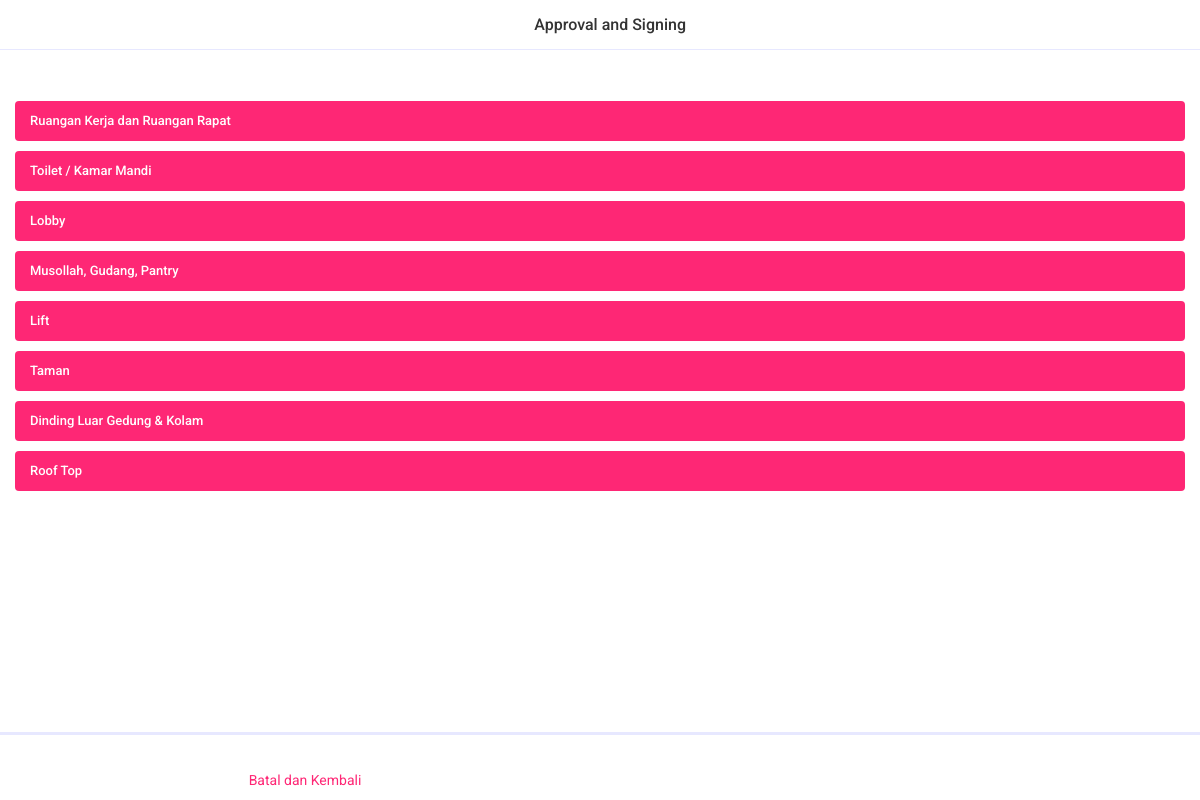
Page /profile=maker/notification/check_kebersihan_id=18_date=2020-12-15/seefile (signed in) on the earlier database version.
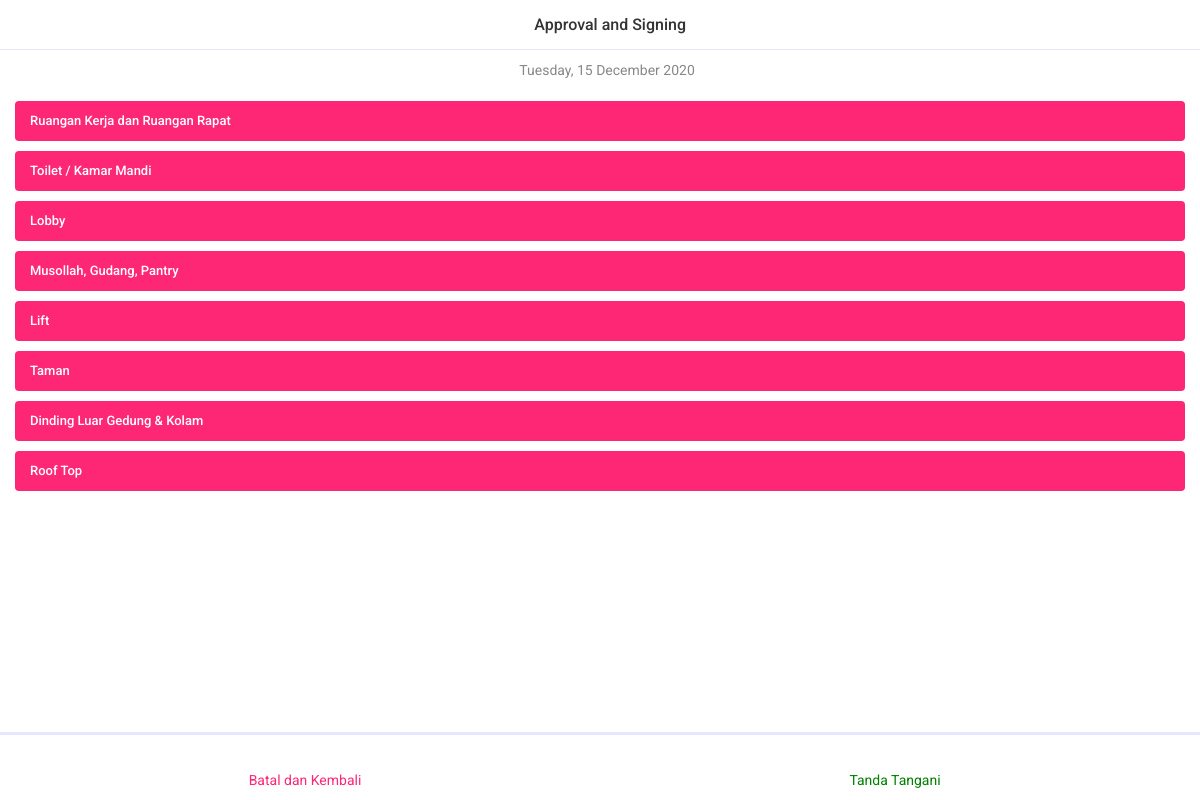
Same page on the later database version.
### cleaning/models.py (models this page shows, shortened)
class cln_area(models.Model):
    nama_area = models.CharField(max_length=100, name='namaArea',
                                 verbose_name='Nama Area', unique=True, blank=False, null=False)
    class Meta:
        db_table = ''
        managed = True
        verbose_name = 'area'
        verbose_name_plural = 'areas'

class cln_day(models.Model):
    hari_ini = models.DateField(
        name="hariIni", auto_now=False, auto_now_add=False, verbose_name="Hari ini")
    clnMaker = models.ForeignKey(User, verbose_name="Maker's Signature",
                                 on_delete=models.PROTECT, related_name="clnMaker", blank=True, null=True, limit_choices_to={'groups__name': 'maker'})
    clnChecker = models.ForeignKey(User, verbose_name="Checker's Signature",
                                   on_delete=models.PROTECT, related_name="clnChecker", blank=True, null=True, limit_choices_to={'groups__name': 'checker'})
    clnSigner = models.ForeignKey(User, verbose_name="Signer's Signature",
                                  on_delete=models.PROTECT, related_name="clnSigner", blank=True, null=True, limit_choices_to={'groups__name': 'signer'})
    class Meta:
        verbose_name = _("day")
        verbose_name_plural = _("days")

### user/views.py (the view)
@ login_required(login_url='user_login')
def user_cln_notification_seefile(request, username, day_id, day_date):
    areas = cln_area.objects.all()
    subareas = cln_subarea.objects.all()
    dailies = cln_daily.objects.filter(hariIni=day_date)
    days = cln_day.objects.filter(id=day_id)
    context = {
        'areas': areas,
        'subareas': subareas,
        'harians': dailies,
        'days':days,
    }
    return render(request,'user/user_cln_notification_seefile.html',context)

### templates/user/user_cln_notification_seefile.html (shortened to what this page needs)
{% extends "base.html" %}{% load static %}
{% block navbar %}
<div class="left"><a href='{% url "user_profile_notification" user.username %}' class="link"><i
            class="icon ion-ios-arrow-back"></i></a>
</div>
<div class="title">Approval and Signing</div>
{% endblock navbar %}
{% block page_wrapper %}
<div class="faq">
    <div class="container">
        <div class="title-faq">
            <p><i class="icon ion-ios-calendar"></i> {% for day in days %}{{ day.hariIni | date:"l, d F Y"}}
                {% endfor %}</p>
        </div>
    </div>
</div>
<div class="separator-medium"></div>
<div id="accordionParent" class="accordion accordion-inset">
    {% for area in areas %}
    <div class="accordion-item">
        <div class="accordion-title show" data-toggle="collapse" data-target="#accordionTwo{{area.pk}}">
            {{area.namaArea}}
            <div class="accordion-after">
                <i class="icon ion-ios-arrow-up"></i>
            </div>
        </div>
    </div>
    {% endfor %}
</div>
{% endblock page_wrapper %}
{% block toolbar_bottom %}
<div class="separator-large"></div>
<ul class="toolbar-bottom toolbar-wrap">
    <li class="toolbar-item">
        <a href="{% url 'user_profile_notification' user.username %}" class="toolbar-link toolbar-link-active">
            <i class="icon ion-ios-undo"></i>
            <p>Batal dan Kembali</p>
        </a>
    </li>
    <li class="toolbar-item">
        {% for day in days %}
        {% if user.groups.all.0.name == 'maker' %}
        <a href="{% url 'user_cln_maker_notification' user.username day.id day.hariIni %}"
            class="toolbar-link toolbar-link-active" style="color: green;">
            <i class="icon ion-ios-paper"></i>
            <p>Tanda Tangani</p>
        </a>
        {% elif user.groups.all.0.name == 'checker' %}
        <a href="{% url 'user_cln_checker_notification' user.username day.id day.hariIni %}"
            class="toolbar-link toolbar-link-active" style="color: green;">
            <i class="icon ion-ios-paper"></i>
            <p>Tanda Tangani</p>
        </a>
        {% elif user.groups.all.0.name == 'signer' %}
        <a href="{% url 'user_cln_signer_notification' user.username day.id day.hariIni %}"
            class="toolbar-link toolbar-link-active" style="color: green;">
            <i class="icon ion-ios-paper"></i>
            <p>Tanda Tangani</p>
        </a>
        {% endif %}
        {% endfor %}
    </li>
</ul>
{% endblock toolbar_bottom %}

Differences in the rows shown:
added cln_day: hariIni "Tuesday, 15 December 2020"
